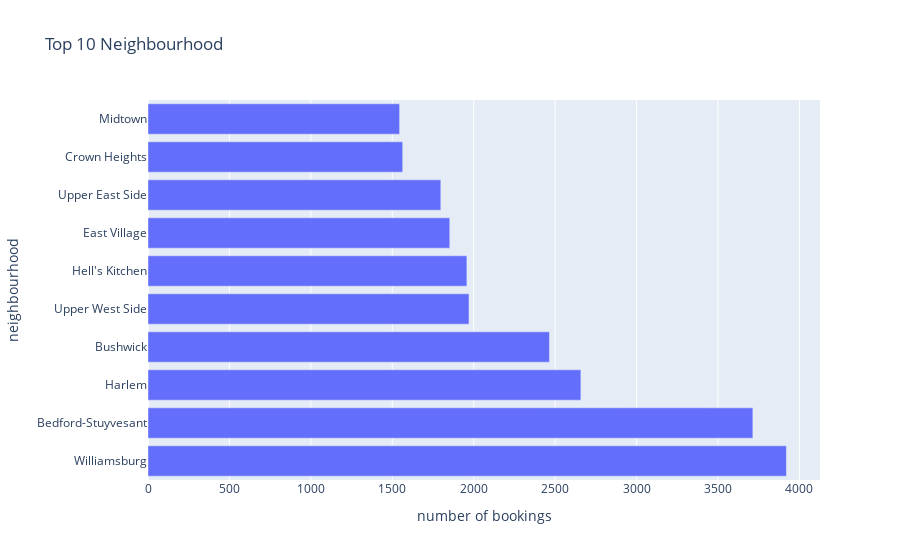

Here is the notebook cell this chart was saved with:
### Code cell
# visualise data as an interactive plot using plotly

fig = px.bar(top_10, x = "number of bookings", y = "neighbourhood", title = "Top 10 Neighbourhood")
fig.show(config = {"displayModeBar": False})

### Figure 1 — Plotly figure (JSON) as saved in the notebook; plotly's stock layout.template omitted (floating-point values rounded to 4 significant figures)
{"data": [{"alignmentgroup": "True", "hovertemplate": "number of bookings=%{x}<br>neighbourhood=%{y}<extra></extra>", "legendgroup": "", "marker": {"color": "#636efa", "pattern": {"shape": ""}}, "name": "", "offsetgroup": "", "orientation": "h", "showlegend": false, "textposition": "auto", "type": "bar", "x": [3920, 3714, 2658, 2465, 1971, 1958, 1853, 1798, 1564, 1545], "xaxis": "x", "y": ["Williamsburg", "Bedford-Stuyvesant", "Harlem", "Bushwick", "Upper West Side", "Hell's Kitchen", "East Village", "Upper East Side", "Crown Heights", "Midtown"], "yaxis": "y"}], "layout": {"barmode": "relative", "legend": {"tracegroupgap": 0}, "title": {"text": "Top 10 Neighbourhood"}, "xaxis": {"anchor": "y", "domain": [0, 1], "title": {"text": "number of bookings"}}, "yaxis": {"anchor": "x", "domain": [0, 1], "title": {"text": "neighbourhood"}}}}
